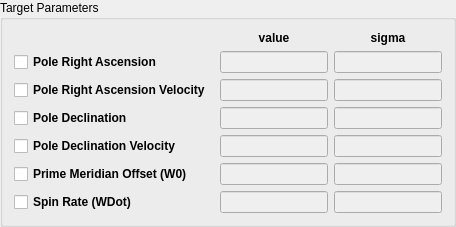
              <widget class="QGroupBox" name="targetParametersGroupBox">
               <property name="title">
                <string>Target Parameters</string>
               </property>
               <layout class="QGridLayout" name="gridLayout_12">
                <item row="5" column="1">
                 <widget class="QLineEdit" name="primeMeridianOffsetLineEdit">
                  <property name="enabled">
                   <bool>false</bool>
                  </property>
                  <property name="sizePolicy">
                   <sizepolicy hsizetype="Expanding" vsizetype="Fixed">
                    <horstretch>0</horstretch>
                    <verstretch>0</verstretch>
                   </sizepolicy>
                  </property>
                  <property name="minimumSize">
                   <size>
                    <width>0</width>
                    <height>22</height>
                   </size>
                  </property>
                  <property name="maximumSize">
                   <size>
                    <width>16777215</width>
                    <height>22</height>
                   </size>
                  </property>
                  <property name="toolTip">
                   <string>&lt;html&gt;&lt;head/&gt;&lt;body&gt;&lt;p&gt;a priori prime meridian offset&lt;/p&gt;&lt;/body&gt;&lt;/html&gt;</string>
                  </property>
                  <property name="text">
                   <string/>
                  </property>
                  <property name="placeholderText">
                   <string/>
                  </property>
                 </widget>
                </item>
                <item row="6" column="2">
                 <widget class="QLineEdit" name="spinRateSigmaLineEdit">
                  <property name="enabled">
                   <bool>false</bool>
                  </property>
                  <property name="sizePolicy">
                   <sizepolicy hsizetype="Expanding" vsizetype="Fixed">
                    <horstretch>0</horstretch>
                    <verstretch>0</verstretch>
                   </sizepolicy>
                  </property>
                  <property name="toolTip">
                   <string>&lt;html&gt;&lt;head/&gt;&lt;body&gt;&lt;p&gt;spin rate a priori sigma&lt;/p&gt;&lt;/body&gt;&lt;/html&gt;</string>
                  </property>
                  <property name="text">
                   <string/>
                  </property>
                  <property name="placeholderText">
                   <string/>
                  </property>
                 </widget>
                </item>
                <item row="2" column="1">
                 <widget class="QLineEdit" name="rightAscensionVelocityLineEdit">
                  <property name="enabled">
                   <bool>false</bool>
                  </property>
                  <property name="toolTip">
                   <string>&lt;html&gt;&lt;head/&gt;&lt;body&gt;&lt;p&gt;a priori pole right ascension velocity&lt;/p&gt;&lt;/body&gt;&lt;/html&gt;</string>
                  </property>
                  <property name="text">
                   <string/>
                  </property>
                 </widget>
                </item>
                <item row="4" column="1">
                 <widget class="QLineEdit" name="declinationVelocityLineEdit">
                  <property name="enabled">
                   <bool>false</bool>
                  </property>
                  <property name="toolTip">
                   <string>&lt;html&gt;&lt;head/&gt;&lt;body&gt;&lt;p&gt;a priori pole declination velocity&lt;/p&gt;&lt;/body&gt;&lt;/html&gt;</string>
                  </property>
                  <property name="text">
                   <string/>
                  </property>
                 </widget>
                </item>
                <item row="3" column="2">
                 <widget class="QLineEdit" name="declinationSigmaLineEdit">
                  <property name="enabled">
                   <bool>false</bool>
                  </property>
                  <property name="sizePolicy">
                   <sizepolicy hsizetype="Expanding" vsizetype="Fixed">
                    <horstretch>0</horstretch>
                    <verstretch>0</verstretch>
                   </sizepolicy>
                  </property>
                  <property name="minimumSize">
                   <size>
                    <width>0</width>
                    <height>22</height>
                   </size>
                  </property>
                  <property name="maximumSize">
                   <size>
                    <width>16777215</width>
                    <height>22</height>
                   </size>
                  </property>
                  <property name="toolTip">
                   <string>&lt;html&gt;&lt;head/&gt;&lt;body&gt;&lt;p&gt;pole declination a priori sigma&lt;/p&gt;&lt;/body&gt;&lt;/html&gt;</string>
                  </property>
                  <property name="text">
                   <string/>
                  </property>
                  <property name="placeholderText">
                   <string/>
                  </property>
                 </widget>
                </item>
                <item row="0" column="2">
                 <widget class="QLabel" name="sigmaLabel">
                  <property name="sizePolicy">
                   <sizepolicy hsizetype="Expanding" vsizetype="Fixed">
                    <horstretch>0</horstretch>
                    <verstretch>0</verstretch>
                   </sizepolicy>
                  </property>
                  <property name="font">
                   <font>
                    <weight>75</weight>
                    <bold>true</bold>
                   </font>
                  </property>
                  <property name="text">
                   <string>sigma</string>
                  </property>
                  <property name="alignment">
                   <set>Qt::AlignCenter</set>
                  </property>
                 </widget>
                </item>
                <item row="3" column="1">
                 <widget class="QLineEdit" name="declinationLineEdit">
                  <property name="enabled">
                   <bool>false</bool>
                  </property>
                  <property name="sizePolicy">
                   <sizepolicy hsizetype="Expanding" vsizetype="Fixed">
                    <horstretch>0</horstretch>
                    <verstretch>0</verstretch>
                   </sizepolicy>
                  </property>
                  <property name="minimumSize">
                   <size>
                    <width>0</width>
                    <height>22</height>
                   </size>
                  </property>
                  <property name="maximumSize">
                   <size>
                    <width>16777215</width>
                    <height>22</height>
                   </size>
                  </property>
                  <property name="toolTip">
                   <string>&lt;html&gt;&lt;head/&gt;&lt;body&gt;&lt;p&gt;a priori pole declination&lt;/p&gt;&lt;/body&gt;&lt;/html&gt;</string>
                  </property>
                  <property name="text">
                   <string/>
                  </property>
                  <property name="placeholderText">
                   <string/>
                  </property>
                 </widget>
                </item>
                <item row="0" column="1">
                 <widget class="QLabel" name="valueLabel">
                  <property name="sizePolicy">
                   <sizepolicy hsizetype="Expanding" vsizetype="Fixed">
                    <horstretch>0</horstretch>
                    <verstretch>0</verstretch>
                   </sizepolicy>
                  </property>
                  <property name="font">
                   <font>
                    <weight>75</weight>
                    <bold>true</bold>
                   </font>
                  </property>
                  <property name="text">
                   <string>value</string>
                  </property>
                  <property name="alignment">
                   <set>Qt::AlignCenter</set>
                  </property>
                 </widget>
                </item>
                <item row="1" column="2">
                 <widget class="QLineEdit" name="rightAscensionSigmaLineEdit">
                  <property name="enabled">
                   <bool>false</bool>
                  </property>
                  <property name="sizePolicy">
                   <sizepolicy hsizetype="Expanding" vsizetype="Fixed">
                    <horstretch>0</horstretch>
                    <verstretch>0</verstretch>
                   </sizepolicy>
                  </property>
                  <property name="toolTip">
                   <string>&lt;html&gt;&lt;head/&gt;&lt;body&gt;&lt;p&gt;pole right ascension a priori sigma&lt;/p&gt;&lt;/body&gt;&lt;/html&gt;</string>
                  </property>
                  <property name="text">
                   <string/>
                  </property>
                  <property name="placeholderText">
                   <string/>
                  </property>
                 </widget>
                </item>
                <item row="1" column="0">
                 <widget class="QCheckBox" name="poleRaCheckBox">
                  <property name="sizePolicy">
                   <sizepolicy hsizetype="Expanding" vsizetype="Fixed">
                    <horstretch>0</horstretch>
                    <verstretch>0</verstretch>
                   </sizepolicy>
                  </property>
                  <property name="minimumSize">
                   <size>
                    <width>200</width>
                    <height>18</height>
                   </size>
                  </property>
                  <property name="maximumSize">
                   <size>
                    <width>144</width>
                    <height>18</height>
                   </size>
                  </property>
                  <property name="font">
                   <font>
                    <weight>75</weight>
                    <bold>true</bold>
                   </font>
                  </property>
                  <property name="toolTip">
                   <string>valid range: 0 to 360 degrees</string>
                  </property>
                  <property name="text">
                   <string>Pole Right Ascension</string>
                  </property>
                 </widget>
                </item>
                <item row="3" column="0">
                 <widget class="QCheckBox" name="poleDecCheckBox">
                  <property name="sizePolicy">
                   <sizepolicy hsizetype="Expanding" vsizetype="Fixed">
                    <horstretch>0</horstretch>
                    <verstretch>0</verstretch>
                   </sizepolicy>
                  </property>
                  <property name="minimumSize">
                   <size>
                    <width>200</width>
                    <height>18</height>
                   </size>
                  </property>
                  <property name="maximumSize">
                   <size>
                    <width>144</width>
                    <height>18</height>
                   </size>
                  </property>
                  <property name="font">
                   <font>
                    <weight>75</weight>
                    <bold>true</bold>
                   </font>
                  </property>
                  <property name="toolTip">
                   <string>valid range: -90 to +90 degrees</string>
                  </property>
                  <property name="text">
                   <string>Pole Declination</string>
                  </property>
                 </widget>
                </item>
                <item row="2" column="2">
                 <widget class="QLineEdit" name="rightAscensionVelocitySigmaLineEdit">
                  <property name="enabled">
                   <bool>false</bool>
                  </property>
                  <property name="toolTip">
                   <string>&lt;html&gt;&lt;head/&gt;&lt;body&gt;&lt;p&gt;pole right ascension velocity a priori sigma&lt;/p&gt;&lt;/body&gt;&lt;/html&gt;</string>
                  </property>
                  <property name="text">
                   <string/>
                  </property>
                 </widget>
                </item>
                <item row="4" column="2">
                 <widget class="QLineEdit" name="declinationVelocitySigmaLineEdit">
                  <property name="enabled">
                   <bool>false</bool>
                  </property>
                  <property name="toolTip">
                   <string>&lt;html&gt;&lt;head/&gt;&lt;body&gt;&lt;p&gt;pole declination velocity a priori sigma&lt;/p&gt;&lt;/body&gt;&lt;/html&gt;</string>
                  </property>
                  <property name="text">
                   <string/>
                  </property>
                 </widget>
                </item>
                <item row="2" column="0">
                 <widget class="QCheckBox" name="poleRaVelocityCheckBox">
                  <property name="font">
                   <font>
                    <weight>75</weight>
                    <bold>true</bold>
                   </font>
                  </property>
                  <property name="text">
                   <string>Pole Right Ascension Velocity</string>
                  </property>
                 </widget>
                </item>
                <item row="4" column="0">
                 <widget class="QCheckBox" name="poleDecVelocityCheckBox">
                  <property name="font">
                   <font>
                    <weight>75</weight>
                    <bold>true</bold>
                   </font>
                  </property>
                  <property name="text">
                   <string>Pole Declination Velocity</string>
                  </property>
                 </widget>
                </item>
                <item row="5" column="0">
                 <widget class="QCheckBox" name="primeMeridianOffsetCheckBox">
                  <property name="sizePolicy">
                   <sizepolicy hsizetype="Expanding" vsizetype="Fixed">
                    <horstretch>0</horstretch>
                    <verstretch>0</verstretch>
                   </sizepolicy>
                  </property>
                  <property name="minimumSize">
                   <size>
                    <width>200</width>
                    <height>0</height>
                   </size>
                  </property>
                  <property name="maximumSize">
                   <size>
                    <width>16777215</width>
                    <height>18</height>
                   </size>
                  </property>
                  <property name="font">
                   <font>
                    <weight>75</weight>
                    <bold>true</bold>
                   </font>
                  </property>
                  <property name="toolTip">
                   <string>valid range: 0 to 360 degrees</string>
                  </property>
                  <property name="text">
                   <string>Prime Meridian Offset (W0)</string>
                  </property>
                 </widget>
                </item>
                <item row="5" column="2">
                 <widget class="QLineEdit" name="primeMeridianOffsetSigmaLineEdit">
                  <property name="enabled">
                   <bool>false</bool>
                  </property>
                  <property name="sizePolicy">
                   <sizepolicy hsizetype="Expanding" vsizetype="Fixed">
                    <horstretch>0</horstretch>
                    <verstretch>0</verstretch>
                   </sizepolicy>
                  </property>
                  <property name="toolTip">
                   <string>&lt;html&gt;&lt;head/&gt;&lt;body&gt;&lt;p&gt;prime meridian offset a priori sigma&lt;/p&gt;&lt;/body&gt;&lt;/html&gt;</string>
                  </property>
                  <property name="text">
                   <string/>
                  </property>
                  <property name="placeholderText">
                   <string/>
                  </property>
                 </widget>
                </item>
                <item row="6" column="0">
                 <widget class="QCheckBox" name="spinRateCheckBox">
                  <property name="sizePolicy">
                   <sizepolicy hsizetype="Expanding" vsizetype="Fixed">
                    <horstretch>0</horstretch>
                    <verstretch>0</verstretch>
                   </sizepolicy>
                  </property>
                  <property name="minimumSize">
                   <size>
                    <width>200</width>
                    <height>18</height>
                   </size>
                  </property>
                  <property name="maximumSize">
                   <size>
                    <width>144</width>
                    <height>18</height>
                   </size>
                  </property>
                  <property name="font">
                   <font>
                    <weight>75</weight>
                    <bold>true</bold>
                   </font>
                  </property>
                  <property name="text">
                   <string>Spin Rate (WDot)</string>
                  </property>
                 </widget>
                </item>
                <item row="6" column="1">
                 <widget class="QLineEdit" name="spinRateLineEdit">
                  <property name="enabled">
                   <bool>false</bool>
                  </property>
                  <property name="sizePolicy">
                   <sizepolicy hsizetype="Expanding" vsizetype="Fixed">
                    <horstretch>0</horstretch>
                    <verstretch>0</verstretch>
                   </sizepolicy>
                  </property>
                  <property name="minimumSize">
                   <size>
                    <width>0</width>
                    <height>22</height>
                   </size>
                  </property>
                  <property name="maximumSize">
                   <size>
                    <width>16777215</width>
                    <height>22</height>
                   </size>
                  </property>
                  <property name="toolTip">
                   <string>&lt;html&gt;&lt;head/&gt;&lt;body&gt;&lt;p&gt;a priori spin rate&lt;/p&gt;&lt;/body&gt;&lt;/html&gt;</string>
                  </property>
                  <property name="text">
                   <string/>
                  </property>
                  <property name="placeholderText">
                   <string/>
                  </property>
                 </widget>
                </item>
                <item row="1" column="1">
                 <widget class="QLineEdit" name="rightAscensionLineEdit">
                  <property name="enabled">
                   <bool>false</bool>
                  </property>
                  <property name="sizePolicy">
                   <sizepolicy hsizetype="Expanding" vsizetype="Fixed">
                    <horstretch>0</horstretch>
                    <verstretch>0</verstretch>
                   </sizepolicy>
                  </property>
                  <property name="toolTip">
                   <string>&lt;html&gt;&lt;head/&gt;&lt;body&gt;&lt;p&gt;a priori pole right ascension&lt;/p&gt;&lt;/body&gt;&lt;/html&gt;</string>
                  </property>
                  <property name="text">
                   <string/>
                  </property>
                  <property name="placeholderText">
                   <string/>
                  </property>
                 </widget>
                </item>
               </layout>
              </widget>
